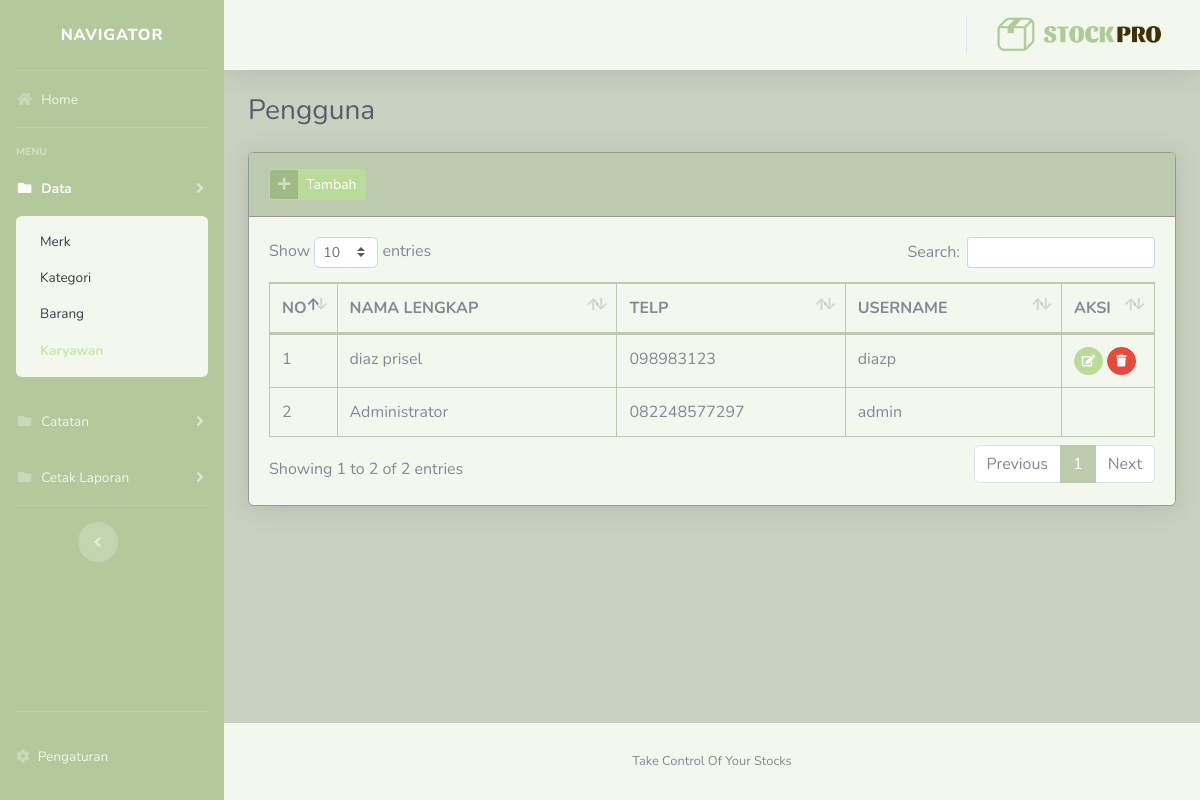
The app's page /StockPro/?pengguna (signed in), older data.
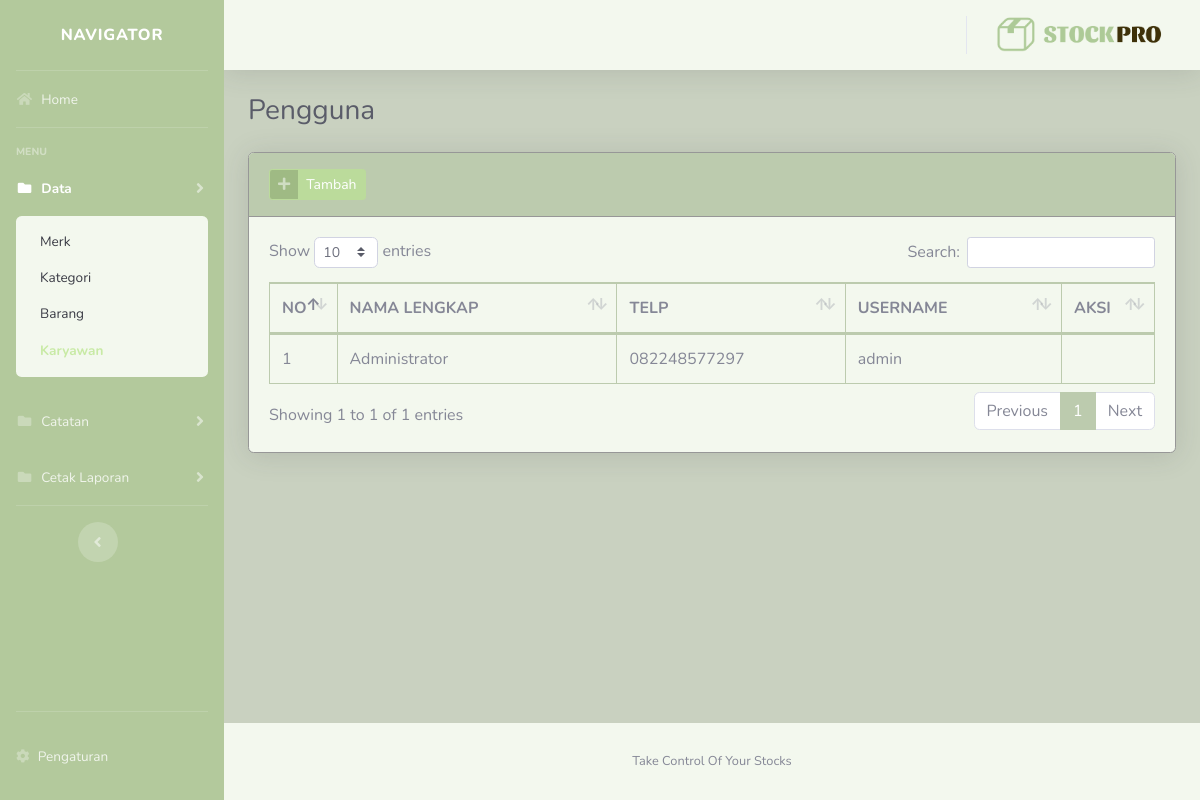
The same page, newer data.
### tables this page shows
CREATE TABLE `users` (
  `id_users` int(5) NOT NULL,
  `nama` varchar(50) NOT NULL,
  `no_hp` varchar(15) NOT NULL,
  `username` varchar(20) NOT NULL,
  `password` varchar(255) NOT NULL,
  `level` enum('admin') NOT NULL
);

### StockPro/config/function.php (called while the page is built, shortened)
<?php
function encrypt($str) {
return base64_encode($str);
}
function base_url(){
    $base_url= ((isset($_SERVER['HTTPS']) && $_SERVER['HTTPS'] == "on") ? "https" : "http");
    $base_url.= "://".$_SERVER['HTTP_HOST'];
    $base_url.= str_replace(basename($_SERVER['SCRIPT_NAME']),"",$_SERVER['SCRIPT_NAME']);
    return $base_url;
}
?>

### StockPro/views/master/pengguna.php (the view, shortened to what this page needs)
<div class="container-fluid">
    <div class="d-sm-flex align-items-center justify-content-between mb-4">
        <h1 class="h3 mb-0 text-gray-800">Pengguna</h1>
    </div>
    <div class="card shadow mb-4">
        <div class="card-header py-3">
            <a href="#" class="btn btn-primary btn-icon-split btn-sm" data-toggle="modal" data-target="#penggunaModal"
                onclick="submit('add')">
                <span class="icon text-white-50">
                    <i class="fas fa-plus"></i>
                </span>
                <span class="text">Tambah</span>
            </a>
        </div>
        <div class="card-body">
            <div class="table-responsive">
                <table class="table table-bordered table-hover" id="dataTable" width="100%" cellspacing="0">
                    <thead>
                        <tr>
                            <th width="20">NO</th>
                            <th>NAMA LENGKAP</th>
                            <th>TELP</th>
                            <th>USERNAME</th>
                            <th width="50">AKSI</th>
                        </tr>
                    </thead>
                    <tbody>
                        <?php
                        $n=1;
                        $query = mysqli_query($con,"SELECT * FROM users ORDER BY id_users DESC")or die(mysqli_error($con));
                        while($row = mysqli_fetch_array($query)):
                        ?>
                        <tr>
                            <td><?= $n++; ?></td>
                            <td><?= $row['nama']; ?></td>
                            <td><?= $row['no_hp']; ?></td>
                            <td><?= $row['username']; ?></td>
                            <td>
                                <?php if($row['username'] != 'admin'): ?>
                                <a href="#penggunaModal" data-toggle="modal" onclick="submit(<?=$row['id_users'];?>)"
                                    class="btn btn-sm btn-circle btn-info"><i class="fas fa-edit"></i></a>
                                <a href="<?=base_url();?>/process/users.php?act=<?=encrypt('delete');?>&id=<?=encrypt($row['id_users']);?>"
                                    class="btn btn-sm btn-circle btn-danger btn-hapus"><i class="fas fa-trash"></i></a>
                            </td>
                            <?php endif;?>
                        </tr>
                        <?php endwhile; ?>
                    </tbody>
                </table>
            </div>
        </div>
    </div>
</div>

Row changes from the older to the newer data that the page shows:
removed users: nama "diaz prisel", no_hp "098983123", username "diazp"
Text that changed along with them:
text written by a page script: "Show entries Search: Showing 1 to 2 of 2 entries Previous 1 Next" → "Show entries Search: Showing 1 to 1 of 1 entries Previous 1 Next"
